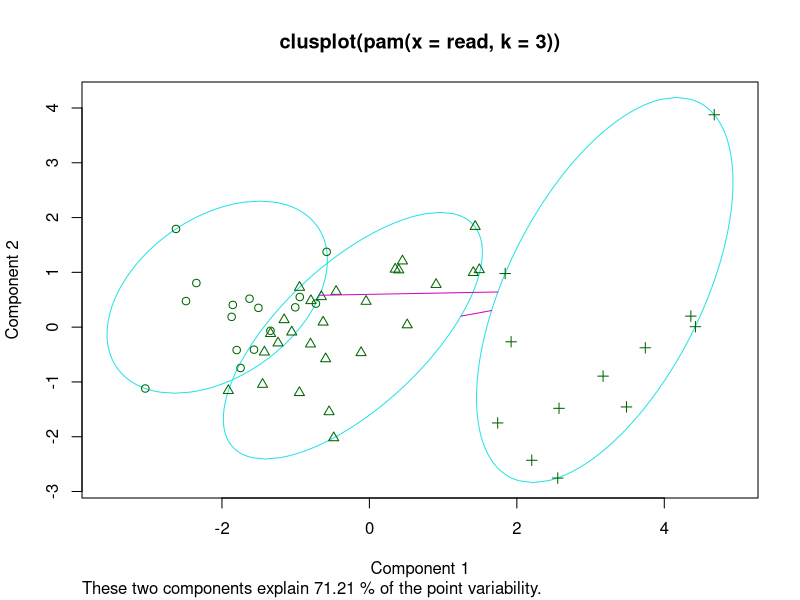
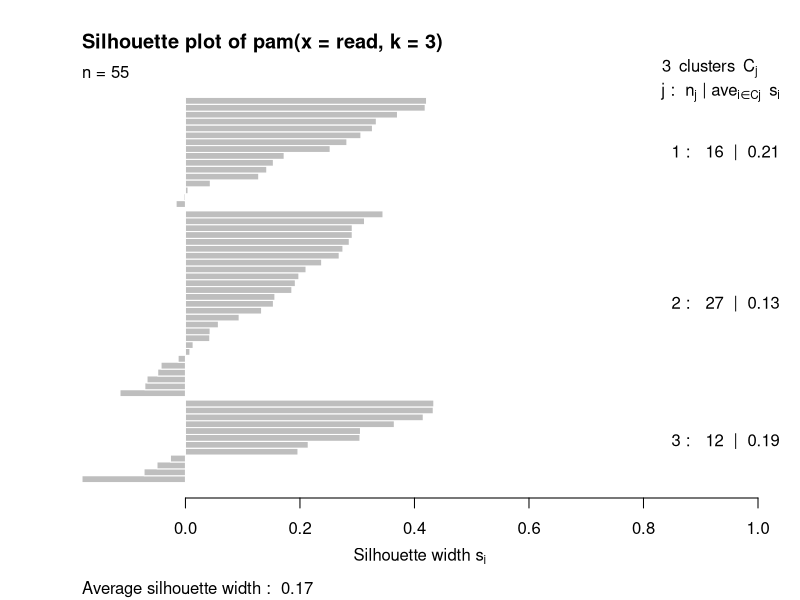
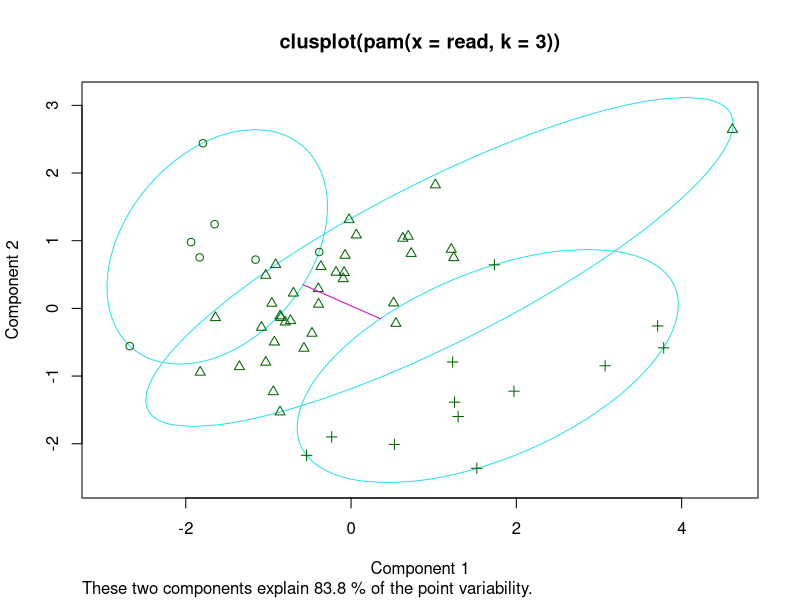
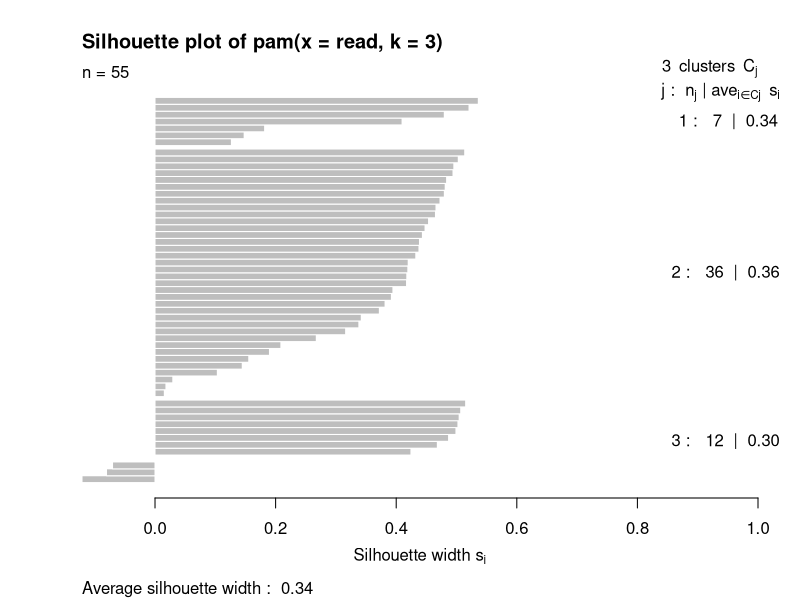
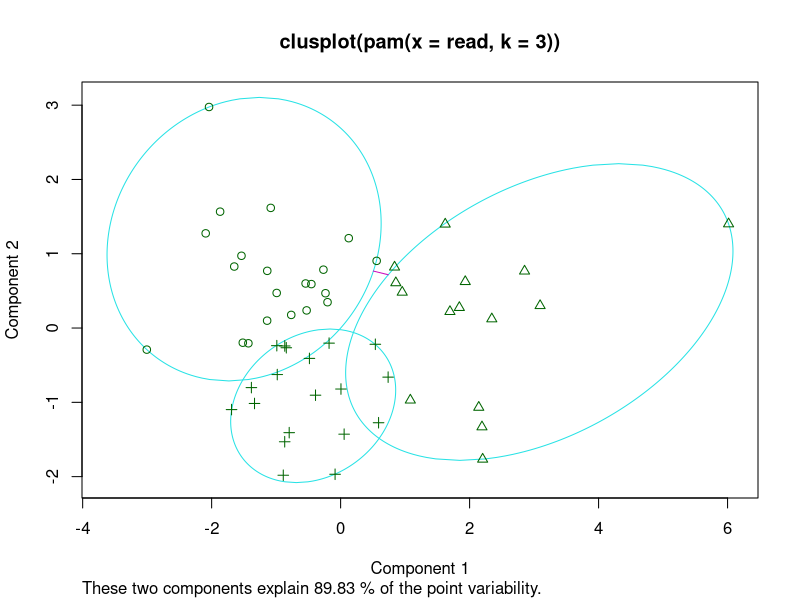
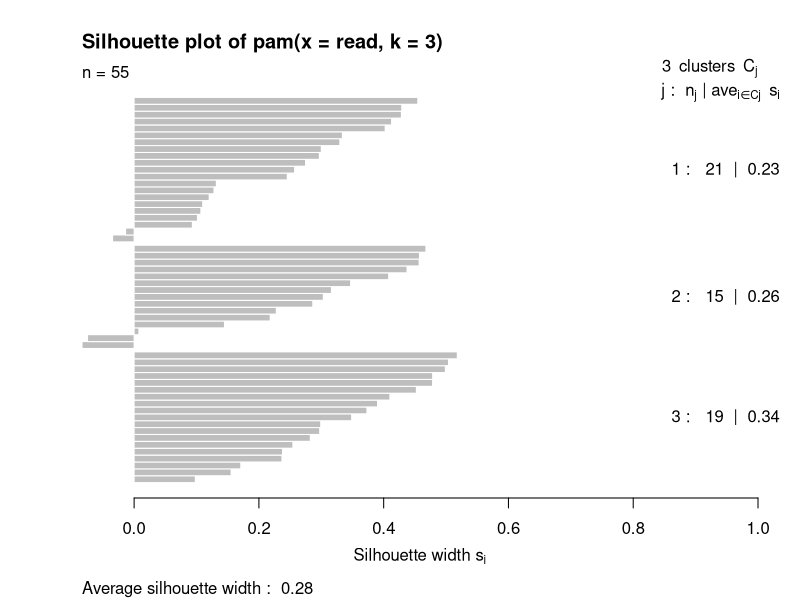
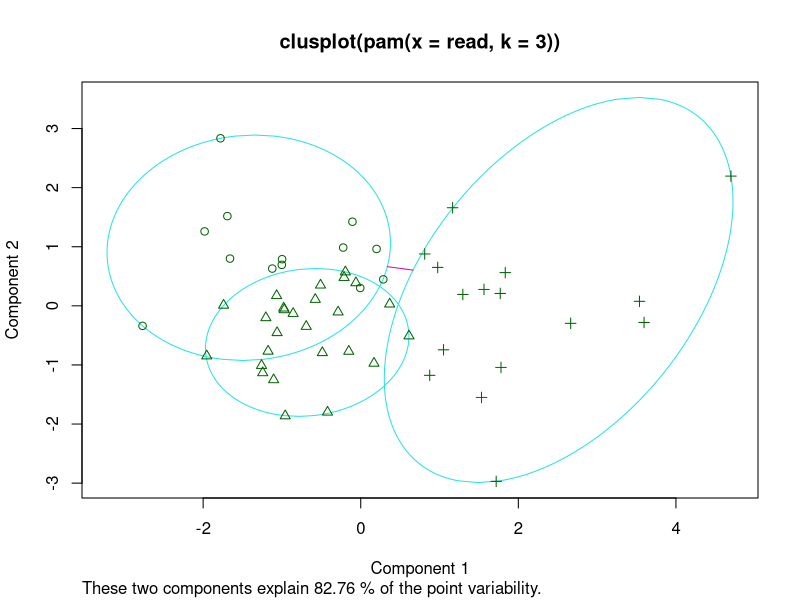
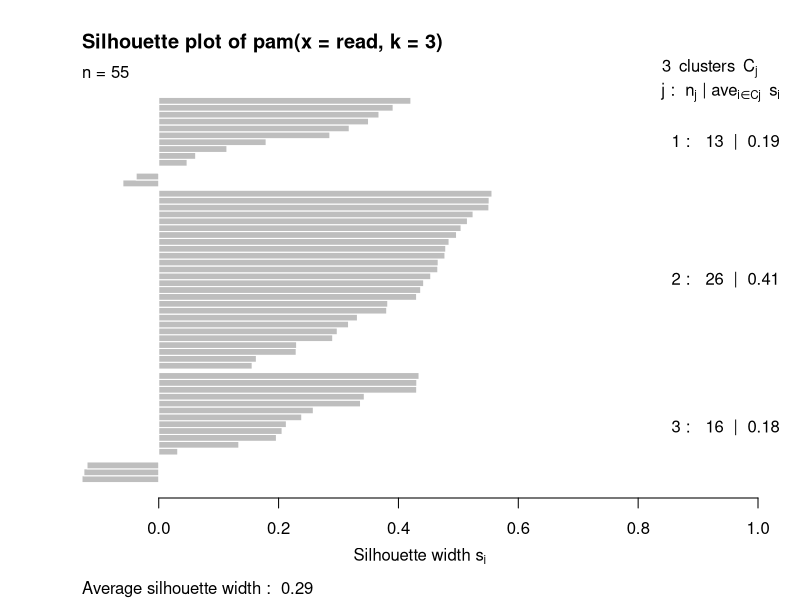

Reproduce these figures in R, in order. (Note: this script raises an error after producing the figures.)
#k_medo_3groups
library(writexl)
library(fpc)
library(readxl)
library(cluster)
library(dplyr)
reading <- readxl::read_excel(path = "rate_change_ver2.xlsx",
                              sheet = "Sheet1",
                              col_names = TRUE)

#전처리 과정

names(reading) = c('동','노인수','노인비율','문화','버스','경로당','급식','독거','의료')

reading$노인수 = as.numeric(reading$노인수)
reading$노인비율 = as.numeric(reading$노인비율)
reading$문화 = as.numeric(reading$문화)
reading$버스 = as.numeric(reading$버스)
reading$급식 = as.numeric(reading$급식)
reading$독거 = as.numeric(reading$독거)
reading$의료 = as.numeric(reading$의료)
#reading$경로당 = as.numeric(reading$경로당)

reading$경로당 <- NULL
local_name = reading$동

#모든 요소

read <- subset(reading, select=c(노인수,문화, 버스, 급식,독거,노인비율,의료))
pamk.best <-pam(read, 3)
ans = table(pamk.best$clustering,local_name)
plot(pamk.best)
ans = data.frame(ans)
names(ans) = c('group','local','all_num')


#문화, 노인수, 노인비율, 독거
read <- subset(reading, select=c(노인수,문화,독거,노인비율))
pamk.best <-pam(read, 3)
cul = table(pamk.best$clustering,local_name)
plot(pamk.best)
cul = data.frame(cul)
ans = cbind(ans,cul$Freq)
names(ans)[4] = c('문화')

#버스, 노인수, 노인비율,독거
read <- subset(reading, select=c(노인수,버스,독거,노인비율))
pamk.best <-pam(read, 3)
bus = table(pamk.best$clustering,local_name)
plot(pamk.best)
bus = data.frame(bus)
ans = cbind(ans,bus$Freq)
names(ans)[5] = c('버스')

#급식, 노인수, 노인비율, 독거
read <- subset(reading, select=c(노인수,급식,독거,노인비율))
pamk.best <-pam(read, 3)
food = table(pamk.best$clustering,local_name)
plot(pamk.best)
food = data.frame(food)
ans = cbind(ans,food$Freq)
names(ans)[6] = c('급식')

#의료, 노인수, 노인비율, 독거
read <- subset(reading, select=c(노인수,의료,노인비율))
pamk.best <-pam(read, 3)
medi = table(pamk.best$clustering,local_name)
plot(pamk.best)
medi = data.frame(medi)
ans = cbind(ans,medi$Freq)
names(ans)[7] = c('의료')

write_xlsx(ans,path = "200929_k_medo_ver3.xlsx")

#의료, 노인수, 노인비율

read <- subset(reading, select=c(노인수,의료,노인비율))
pamk.best <-pam(read, 3)
medi_1 = table(pamk.best$clustering,local_name)
plot(pamk.best)
medi_1 = data.frame(medi_1)
medi_1

#버스, 노인수, 노인비율

read <- subset(reading, select=c(노인수,노인비율))
pamk.best <-pam(read, 2)
bus_1 = table(pamk.best$clustering,local_name)
plot(pamk.best)
bus_1 = data.frame(bus_1)
medi_1 = cbind(medi_1,bus_1$Freq)
names(medi_1) = c('group','local','medi','bus')
medi_1

write_xlsx(medi_1,path = "200929_k_medo_ver4.xlsx")
